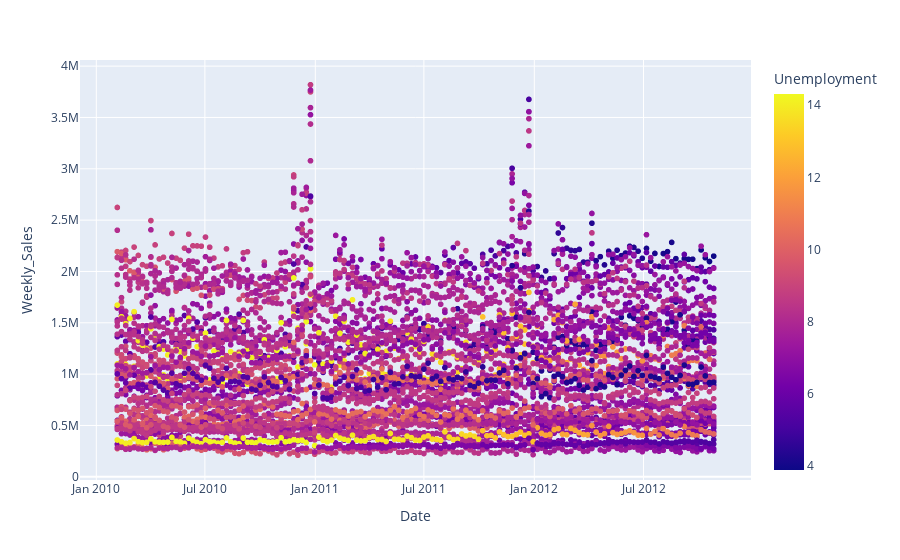

Notebook source saved alongside this figure:
### Code cell
px.scatter(walmart,y='Weekly_Sales',x='Date',color='Unemployment')

### Figure 1 — Plotly figure (JSON) as saved in the notebook; plotly's stock layout.template omitted (floating-point values rounded to 4 significant figures; data arrays with more than 128 entries replaced by an {"elided": "..."} marker saying what was removed)
{"data": [{"hovertemplate": "Date=%{x}<br>Weekly_Sales=%{y}<br>Unemployment=%{marker.color}<extra></extra>", "legendgroup": "", "marker": {"color": {"elided": "6435 float values"}, "coloraxis": "coloraxis", "symbol": "circle"}, "mode": "markers", "name": "", "showlegend": false, "type": "scattergl", "x": {"elided": "6435 str values"}, "xaxis": "x", "y": {"elided": "6435 float values"}, "yaxis": "y"}], "layout": {"coloraxis": {"colorbar": {"title": {"text": "Unemployment"}}, "colorscale": [[0, "#0d0887"], [0.1111, "#46039f"], [0.2222, "#7201a8"], [0.3333, "#9c179e"], [0.4444, "#bd3786"], [0.5556, "#d8576b"], [0.6667, "#ed7953"], [0.7778, "#fb9f3a"], [0.8889, "#fdca26"], [1, "#f0f921"]]}, "legend": {"tracegroupgap": 0}, "margin": {"t": 60}, "xaxis": {"anchor": "y", "domain": [0, 1], "title": {"text": "Date"}}, "yaxis": {"anchor": "x", "domain": [0, 1], "title": {"text": "Weekly_Sales"}}}}
